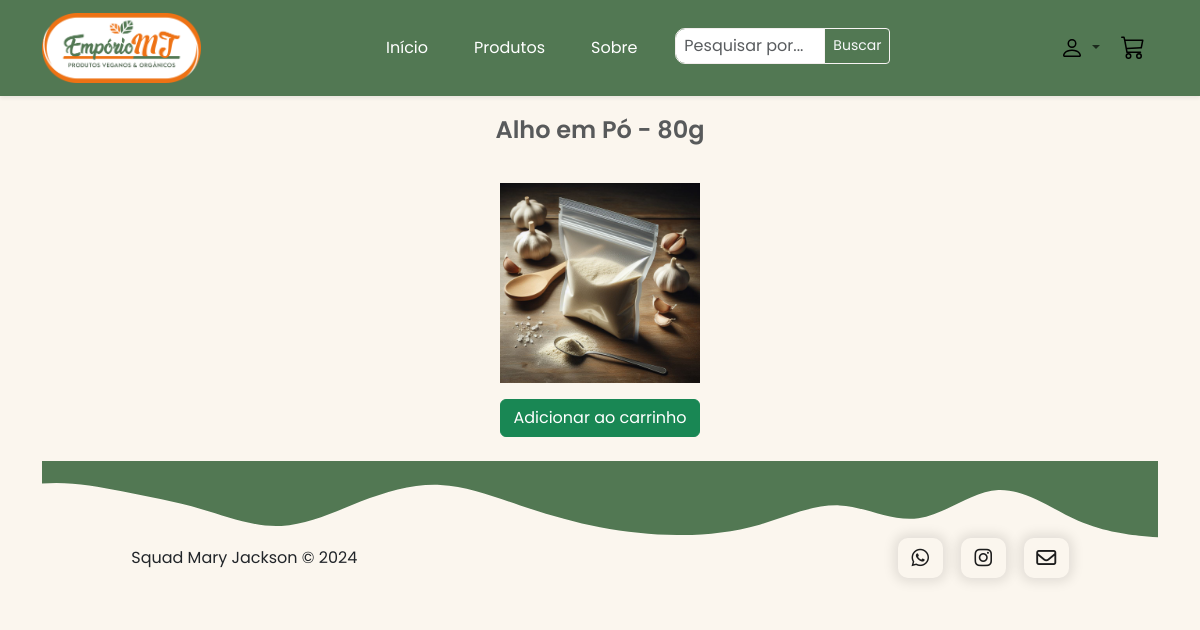
The page /carrinho/64 (signed in) on the database its author committed.
### app_MJ/models.py (models this page shows, shortened)
class Produto(models.Model):
    nome_produto = models.CharField(max_length=200, default='')
    categoria = models.ForeignKey(Categoria, on_delete=models.CASCADE, default=1)
    descricao = models.TextField()
    quantidade = models.IntegerField(default=0)
    imagem = models.ImageField(upload_to="", null=True, blank=True)
    preco = models.DecimalField(max_digits=5, decimal_places=2)
    data_produto = models.DateTimeField(default=datetime.now, blank=True)

### app_MJ/views.py (the view)
# urls.py: path('carrinho/<int:produto_id>', carrinho, name='carrinho'),
def carrinho(request, produto_id):
    produto = get_object_or_404(Produto, pk=produto_id)
    carro_id = request.session.get('carro_id')
    if carro_id:
        carro_obj = Carrinho.objects.get(id=carro_id)
    else:
        carro_obj = Carrinho.objects.create(total=0)
        request.session['carro_id'] = carro_obj.id
    return render(request, 'carrinho.html', {'produto': produto, 'carro_obj': carro_obj, 'carro_id': carro_id, 'carrinho': 'active'})

### templates/carrinho.html (shortened to what this page needs)
{% extends 'base.html' %}
{% block content %}
<div class="container">
    <h3 class="text-muted" style="margin-bottom: 30px; margin-top: 20px; text-align: center; font-size: 24px; font-weight: 600;"> {{produto.nome_produto}}</h3>
    <div class="row justify-content-center">
        <div class="col-md-4 mb-4 mt-2 section">
            <div class="card-body text-center border-bottom-0">
                <img src="{{ produto.imagem.url }}" class="card-img-top mx-auto d-block mb-3" alt="{{ produto.nome_produto }}" style="max-width: 200px; margin-bottom: -15px" />
                {% if produto_adicionado %}
                <p class="text-success">Item adicionado ao carrinho!</p>
                {% else %}
                <form action="{% url 'carrinho' produto.id %}" method="POST">
                    <button type="submit" class="btn btn-success" style="text-decoration: none;">Adicionar ao carrinho</button>
                </form>
                {% endif %}
           </div>
        </div>
    </div>
{% endblock %}

### static/css/color.css (style rules this page uses)
:root { --green: #527853; --dark-orange: #ee7214; --light-orange: #f7b787; --salmon: #f9e8d9; --black: #000; --white: #fff; --light-blue: #007bff; }

### static/css/style.css (style rules this page uses)
* { font-family: 'Poppins', sans-serif; margin: 0; padding: 0; box-sizing: border-box; }
html,body { overflow-x: hidden; }
body { background-color:#F9E8D9; min-width: 372px; }

### rows shown on the page
Produto: nome_produto "Alho em Pó - 80g", imagem (picture)
